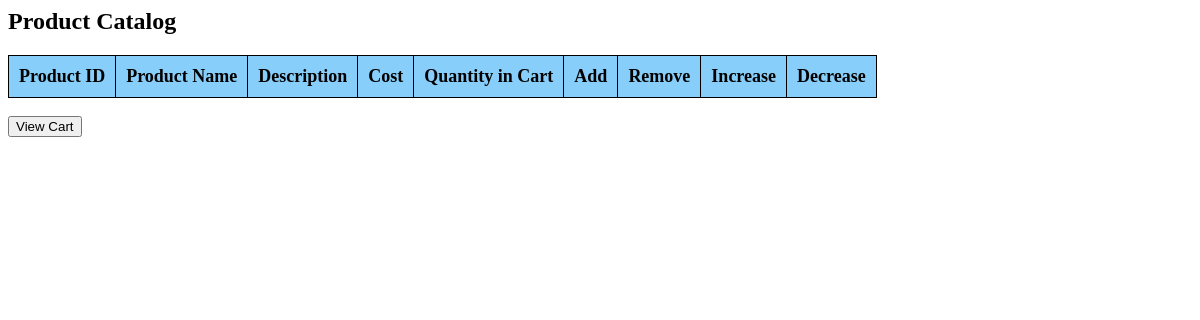
The page /catalog.php on the database as committed earlier.
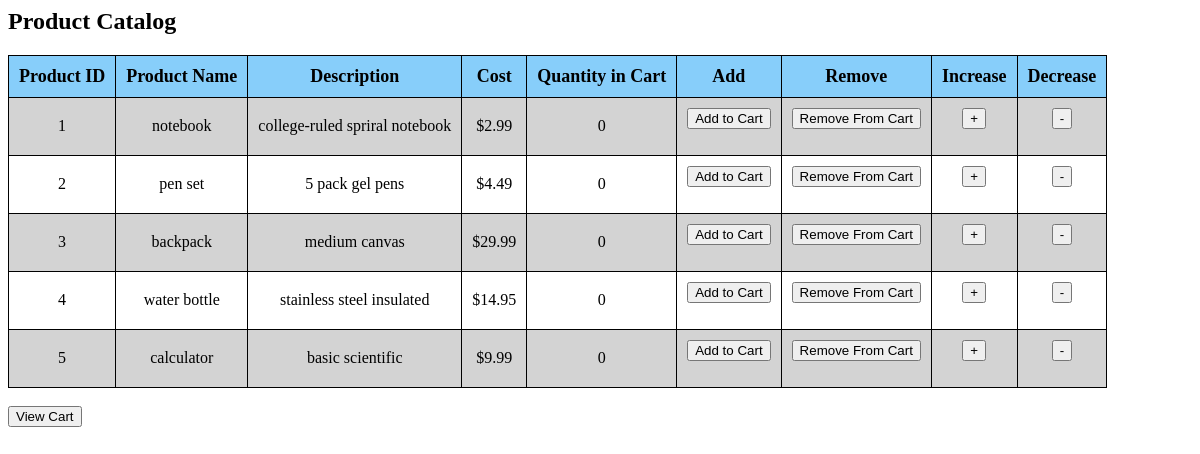
The same page on the database as committed later.
### tables this page shows
CREATE TABLE `products` (
  `ProductID` int(11) NOT NULL,
  `ProductName` varchar(100) NOT NULL,
  `ProductDescription` varchar(255) NOT NULL,
  `ProductCost` decimal(10,2) NOT NULL
);

### catalog.php (the view, shortened to what this page needs)
<?php
$hostname = "localhost";
$username = "vicfly5850";
$password = "Password1";
$dbname = "310project";
$conn = mysqli_connect($hostname, $username, $password, $dbname);
$query = "SELECT p.ProductID, p.ProductName, p.ProductDescription, p.ProductCost,
IFNULL(c.Quantity, 0) AS Quantity
FROM products p
LEFT JOIN cart c ON p.ProductID = c.ProductID
ORDER BY p.ProductID";
$result = mysqli_query($conn, $query);
?>
<html>
<body>
<h2>Product Catalog</h2>
<table>
<tr style="font-size:large;">
<th>Product ID</th>
<th>Product Name</th>
<th>Description</th>
<th>Cost</th>
<th>Quantity in Cart</th>
<th>Add</th>
<th>Remove</th>
<th>Increase</th>
<th>Decrease</th>
</tr>
<?php while($row = mysqli_fetch_array($result)): ?>
    <tr>
        <td><?php echo $row["ProductID"]; ?></td>
        <td><?php echo $row["ProductName"]; ?></td>
        <td><?php echo $row["ProductDescription"]; ?></td>
        <td><?php echo "$" . number_format($row["ProductCost"], 2); ?></td>
        <td><?php echo $row["Quantity"]; ?></td>
        <td>
            <form method="POST">
                <input type="submit" name="add" value="Add to Cart">
            </form>
        </td>
        <td>
            <form method="POST">
                <input type="submit" name="remove" value="Remove From Cart">
            </form>
        </td>
        <td>
            <form method="POST">
                <input type="submit" name="inc" value="+">
            </form>
        <td>
        <form method="POST">
                <input type="submit" name="dec" value="-">
            </form>
        </td>
    </tr>
<?php endwhile; ?>
</table>
<br>
<form method="GET" action="cart.php">
    <input type="submit" value="View Cart">
</form>
</body>
</html>

### catalog.php (style rules this page uses)
table { border-spacing: 5px; }
table, th, td { border: 1px solid black; border-collapse: collapse; }
th, td { padding: 10px; text-align: center; }
th { background-color: lightskyblue; }
tr:nth-child(even) { background-color: lightgray; }

Rows that differ between the two databases and show on the page:
added products: ProductID "1", ProductName "notebook", ProductDescription "college-ruled spriral notebook", ProductCost "2.99", Quantity "0"
added products: ProductID "2", ProductName "pen set", ProductDescription "5 pack gel pens", ProductCost "4.49", Quantity "0"
added products: ProductID "3", ProductName "backpack", ProductDescription "medium canvas", ProductCost "29.99", Quantity "0"
added products: ProductID "4", ProductName "water bottle", ProductDescription "stainless steel insulated", ProductCost "14.95", Quantity "0"
added products: ProductID "5", ProductName "calculator", ProductDescription "basic scientific", ProductCost "9.99", Quantity "0"
